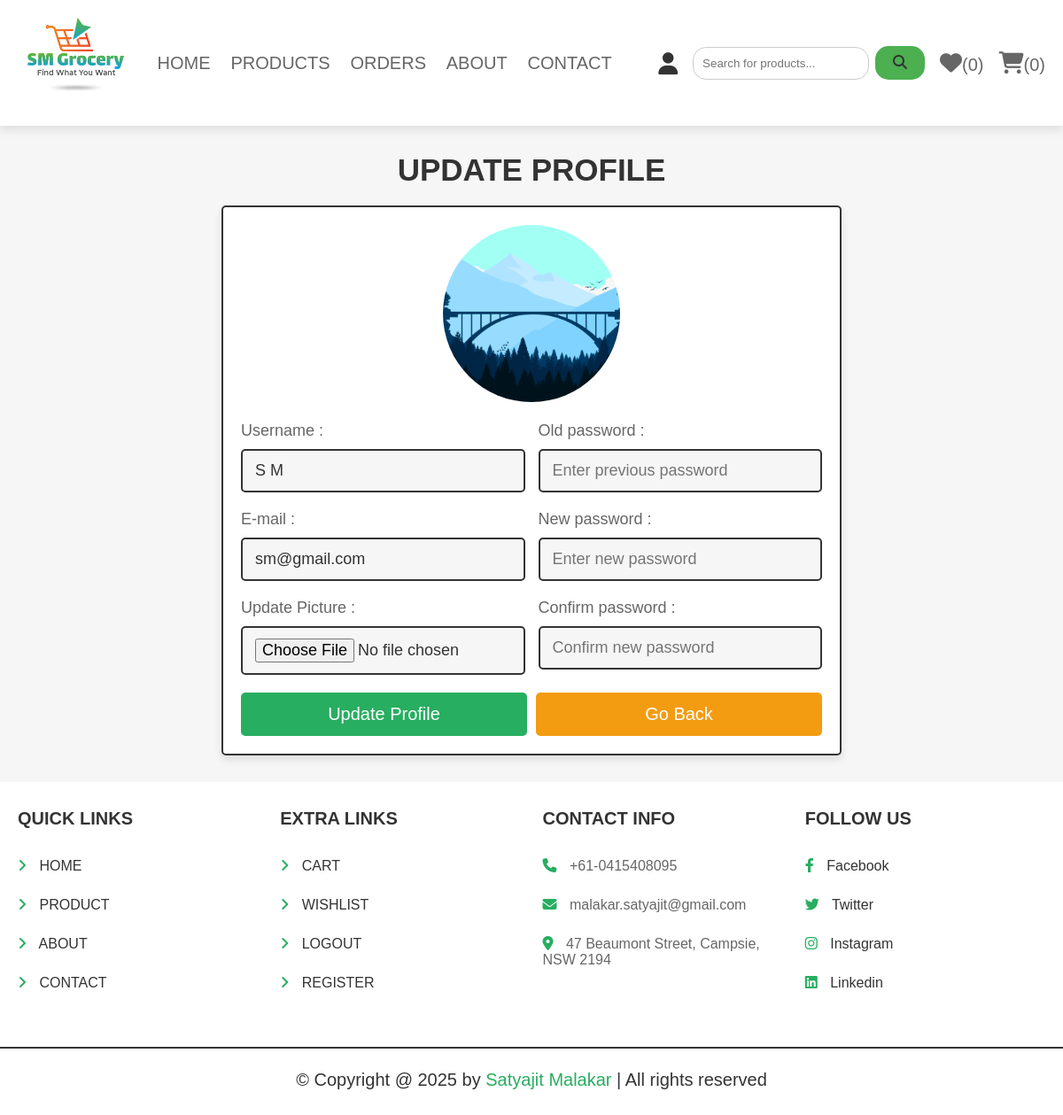
/user_profile_update.php (signed in), run on the app's committed database.
### tables this page shows
CREATE TABLE `users` (
  `id` int(100) NOT NULL,
  `name` varchar(100) NOT NULL,
  `email` varchar(100) NOT NULL,
  `password` varchar(100) NOT NULL,
  `user_type` varchar(20) NOT NULL DEFAULT 'user',
  `image` varchar(100) NOT NULL
);

### user_profile_update.php (the view, shortened to what this page needs)
<?php
@include 'config.php';
?>
<!DOCTYPE html>
<html lang="en">
<head>
   <link rel="stylesheet" href="https://cdnjs.cloudflare.com/ajax/libs/font-awesome/6.1.1/css/all.min.css">
   <link rel="stylesheet" href="css/components.css">
</head>
<body>
<?php include 'header.php'; ?>
<section class="update-profile">
   <h1 class="title">update profile</h1>
   <form action="" method="POST" enctype="multipart/form-data">
      <img src="uploaded_img/<?= $fetch_profile['image']; ?>" alt="">
      <div class="flex">
         <div class="inputBox">
            <span>Username :</span>
            <input type="text" name="name" value="<?= $fetch_profile['name']; ?>" placeholder="update username" required class="box">
            <span>E-mail :</span>
            <input type="email" name="email" value="<?= $fetch_profile['email']; ?>" placeholder="update email" required class="box">
            <span>Update Picture :</span>
            <input type="file" name="image" accept="image/jpg, image/jpeg, image/png" class="box">
         </div>
         <div class="inputBox">
            <span>Old password :</span>
            <input type="password" name="update_pass" placeholder="Enter previous password" class="box" required>
            <span>New password :</span>
            <input type="password" name="new_pass" placeholder="Enter new password" class="box" required>
            <span>Confirm password :</span>
            <input type="password" name="confirm_pass" placeholder="Confirm new password" class="box" required>
         </div>
      </div>
      <div class="flex-btn">
         <input type="submit" class="btn" value="Update Profile" name="update_profile">
         <a href="home.php" class="option-btn">go back</a>
      </div>
   </form>
</section>
<?php include 'footer.php'; ?>
</body>
</html>

### css/components.css (style rules this page uses)
:root { --green:#27ae60; --orange:#f39c12; --red:#e74c3c; --black:#333; --light-color:#666; --white:#fff; --light-bg:#f6f6f6; --border:.2rem solid var(--black); --box-shadow:0 .5rem 1rem rgba(0,0,0,.1); }
* { font-family: 'Rubik', sans-serif; margin:0; padding:0; box-sizing: border-box; outline: none; border:none; text-decoration: none; color:var(--black); }
body { background-color: var(--light-bg); }
html { font-size: 62.5%; overflow-x: hidden; scroll-behavior: smooth; scroll-padding-top: 6.5rem; }
section { padding:3rem 2rem; max-width: 1200px; margin:0 auto; }
.btn, .delete-btn, .option-btn { display: block; width: 100%; margin-top: 1rem; border-radius: .5rem; color:var(--white); font-size: 2rem; padding:1.3rem 3rem; text-transform: capitalize; cursor: pointer; text-align: center; }
.btn { background-color: var(--green); }
.option-btn { background-color: var(--orange); }
.flex-btn { display: flex; flex-wrap: wrap; gap:1rem; }
.flex-btn > * { flex:1; }
.title { text-align: center; margin-bottom: 2rem; text-transform: uppercase; color:var(--black); font-size: 3.5rem; }
.update-profile form { max-width: 70rem; margin: 0 auto; background-color: var(--white); box-shadow: var(--box-shadow); border:var(--border); border-radius: .5rem; padding:2rem; text-align: center; }
.update-profile form .flex { display: flex; gap:1.5rem; justify-content: space-between; }
.update-profile form img { height: 20rem; width: 20rem; margin-bottom: 1rem; border-radius: 50%; object-fit: cover; }
.update-profile form .inputBox { text-align: left; width: 49%; }
.update-profile form .inputBox span { display: block; padding-top: 1rem; font-size: 1.8rem; color:var(--light-color); }
.update-profile form .inputBox .box { width: 100%; padding:1.2rem 1.4rem; font-size: 1.8rem; color:var(--black); border:var(--border); border-radius: .5rem; margin:1rem 0; background-color: var(--light-bg); }

### data on the page
users: image (picture), name "S M", email "sm@gmail.com"

### other printed values
$count_wishlist_items->rowCount() "0"
$count_cart_items->rowCount() "0"
